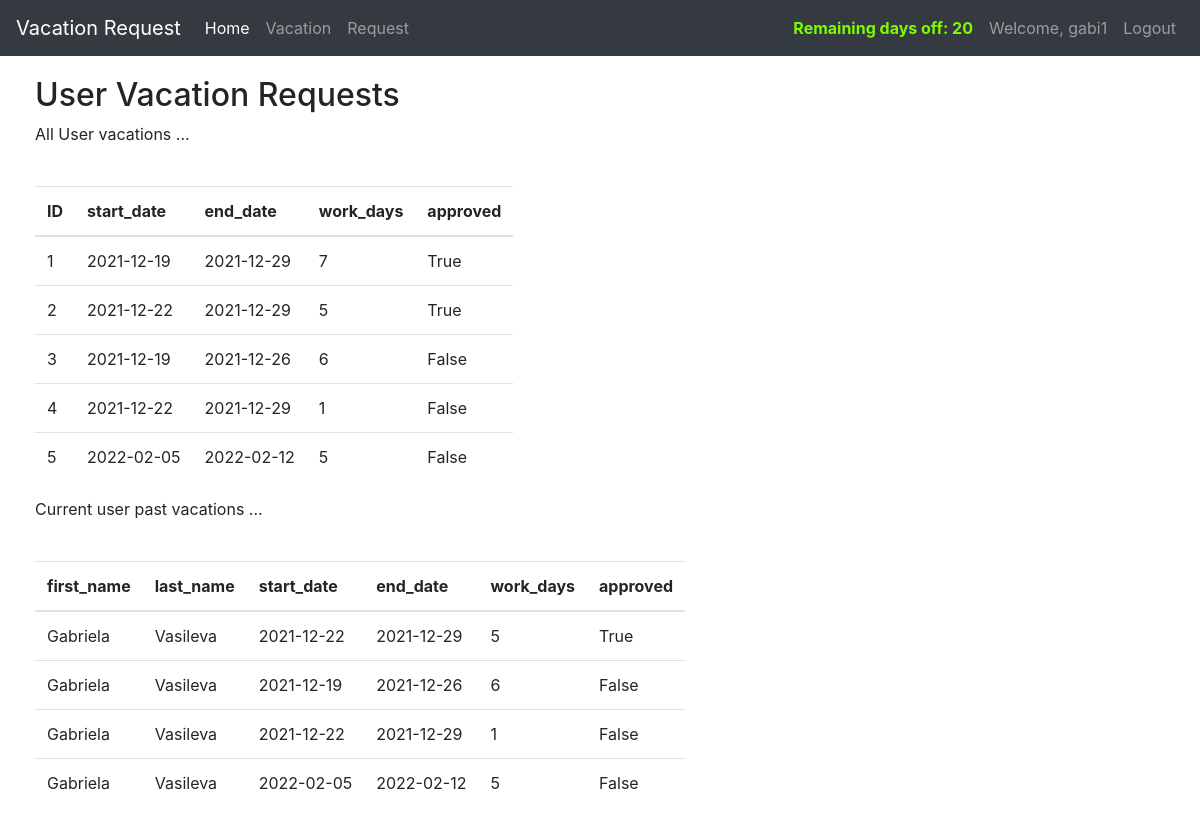
The app's page /vacation (signed in), older data.
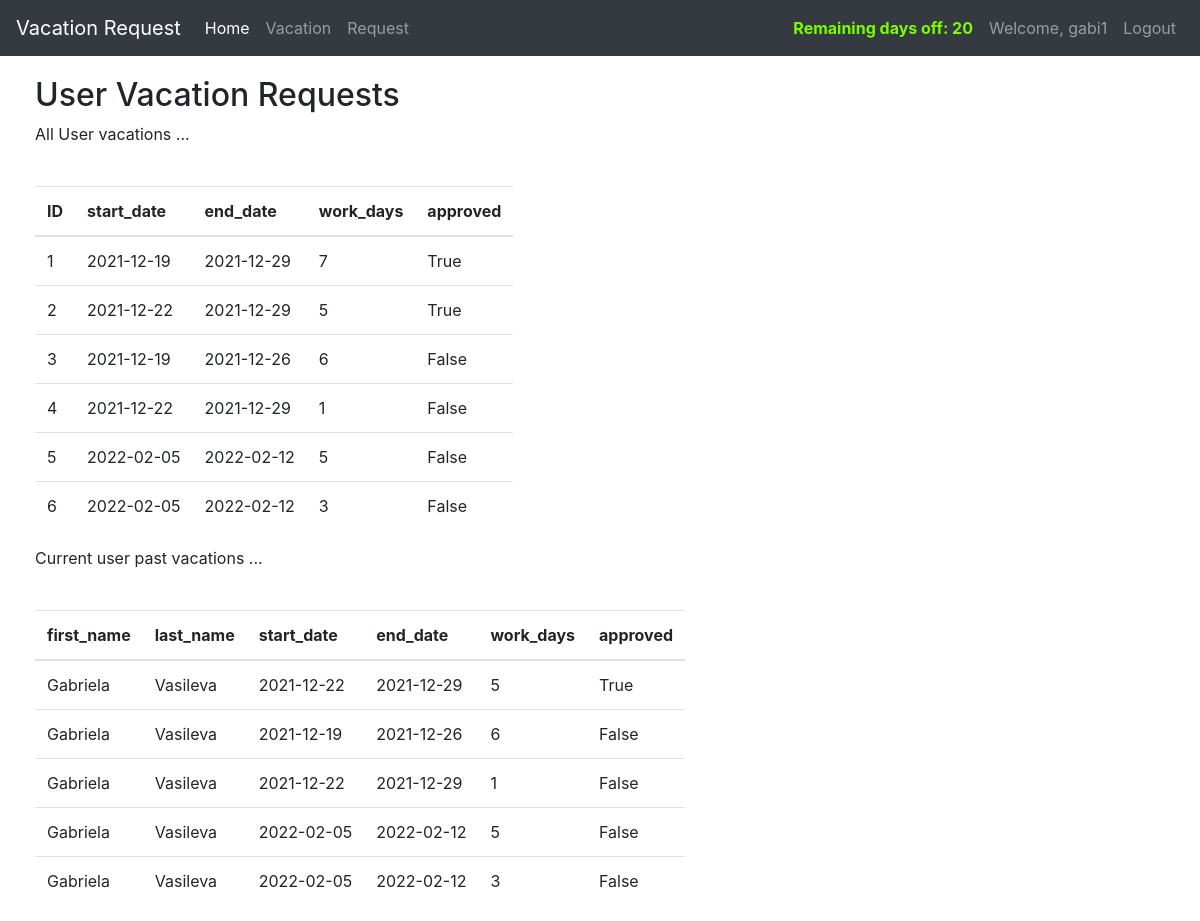
The same page, newer data.
### market/models.py (models this page shows, shortened)
class User(db.Model, UserMixin):
    id = db.Column(db.Integer(), primary_key=True)
    username = db.Column(db.String(length=30), nullable=False, unique=True)
    first_name = db.Column(db.String(length=30), nullable=False)
    last_name = db.Column(db.String(length=30), nullable=False)
    email_address = db.Column(db.String(length=50), nullable=False, unique=True)
    password_hash = db.Column(db.String(length=60), nullable=False)
    budget = db.Column(db.Integer(), nullable=False, default=1000)
    remaining_day_off = db.Column(db.Integer(), nullable=False, default=20)
    manager_id = db.Column(db.Integer(), nullable=False, default=1)
    vacations = db.relationship('Vacation', backref='requester_user', lazy=True)
    @property
    def password(self):
        return self.password

class Vacation(db.Model):
    id = db.Column(db.Integer(), primary_key=True)
    start_date = db.Column(db.Date, default = date.today())
    end_date = db.Column(db.Date, default = date.today()+ timedelta(days = 7))
    work_days = db.Column(db.Integer(), nullable=False)
    reason = db.Column(db.String(length=1024), nullable=True)
    approved = db.Column(db.Boolean(), default=False)
    rejected = db.Column(db.Boolean(), default=False)
    deleted = db.Column(db.Boolean(), default=False)
    comments = db.Column(db.String(length=1024), nullable=True)
    requester = db.Column(db.Integer(), db.ForeignKey('user.id'))

### market/routes.py (the view)
@app.route('/vacation', methods=['GET', 'POST'])
@login_required
def vacation_page():
    if request.method == "GET":
        all_vacations = Vacation.query.all()
        past_vacations = db.session.query(User, Vacation).join(Vacation).filter_by(requester=current_user.id).all()
        return render_template('vacation.html', all_vacations =all_vacations,past_vacations=past_vacations) #

### market/models.py (called while the page is built)
@login_manager.user_loader
def load_user(user_id):
    return User.query.get(int(user_id))

### market/templates/vacation.html (shortened to what this page needs)
{% extends 'base.html' %}
{% block content %}
<div class="row" style="margin-top:20px; margin-left:20px">
   <div class="col-8">
       <h2>User Vacation Requests</h2>
       <p> All User vacations ...</p>
       <br>
      <table class="table table-hover table-responsive">
         <thead>
            <tr>
               <th scope="col">ID</th>
               <th scope="col">start_date</th>
               <th scope="col">end_date</th>
               <th scope="col">work_days</th>
               <th scope="col">approved</th>
            </tr>
         </thead>
         <tbody>
            {% for vacation in all_vacations %}
            <tr>
               <td>{{ vacation.id }}</td>
               <td>{{ vacation.start_date }}</td>
               <td>{{ vacation.end_date }}</td>
                <td>{{ vacation.work_days }}</td>
               <td>{{ vacation.approved }}</td>
            </tr>
            {% endfor %}
         </tbody>
      </table>
       <p>Current user past vacations ...</p>
       <br>
       <table class="table table-hover table-responsive">
         <thead>
            <tr>
               <th scope="col">first_name</th>
                <th scope="col">last_name</th>
               <th scope="col">start_date</th>
               <th scope="col">end_date</th>
               <th scope="col">work_days</th>
               <th scope="col">approved</th>
            </tr>
         </thead>
         <tbody>
            {% for user, vacation in past_vacations %}
            <tr>
               <td>{{ user.first_name }}</td>
                <td>{{ user.last_name }}</td>
               <td>{{ vacation.start_date }}</td>
               <td>{{ vacation.end_date }}</td>
                <td>{{ vacation.work_days }}</td>
               <td>{{ vacation.approved }}</td>
            </tr>
            {% endfor %}
         </tbody>
      </table>
   </div>
</div>
{% endblock %}

### market/templates/base.html (shortened to what this page needs)
<!doctype html>
<html lang="en">
<head>
    <link rel="stylesheet" href="https://cdn.jsdelivr.net/npm/bootstrap@4.5.3/dist/css/bootstrap.min.css"
>
</head>
<body>
<nav class="navbar navbar-expand-md navbar-dark bg-dark">
    <a class="navbar-brand" href="#">Vacation Request</a>
    <div class="collapse navbar-collapse" id="navbarNav">
        <ul class="navbar-nav mr-auto">
            <li class="nav-item active">
                <a class="nav-link" href="{{ url_for('home_page') }}">Home <span class="sr-only">(current)</span></a>
            </li>
            <li class="nav-item">
                <a class="nav-link" href="{{ url_for('vacation_page') }}">Vacation</a>
            </li>
            <li class="nav-item">
                <a class="nav-link" href="{{ url_for('vacation_request_page') }}">Request</a>
            </li>
        </ul>
        {% if current_user.is_authenticated %}
        <ul class="navbar-nav">
            <li class="nav-item">
                <a class="nav-link" style="color: lawngreen; font-weight: bold ">
               Remaining days off: {{ current_user.remaining_day_off }}
                </a>
            </li>
            <li class="nav-item">
                <a class="nav-link">Welcome, {{ current_user.username }}</a>
            </li>
            <li class="nav-item">
                <a class="nav-link" href="{{ url_for('logout_page') }}">Logout</a>
            </li>
        </ul>
        {% endif %}
    </div>
</nav>
{% block content %}
{% endblock %}
</body>
</html>

Row changes from the older to the newer data that the page shows:
now on one of the page's lists (row unchanged): User: first_name "Gabriela", last_name "Vasileva", start_date "2022-02-05", end_date "2022-02-12", work_days "3", approved "False"
added Vacation: id "6", start_date "2022-02-05", end_date "2022-02-12", work_days "3", approved "False"
